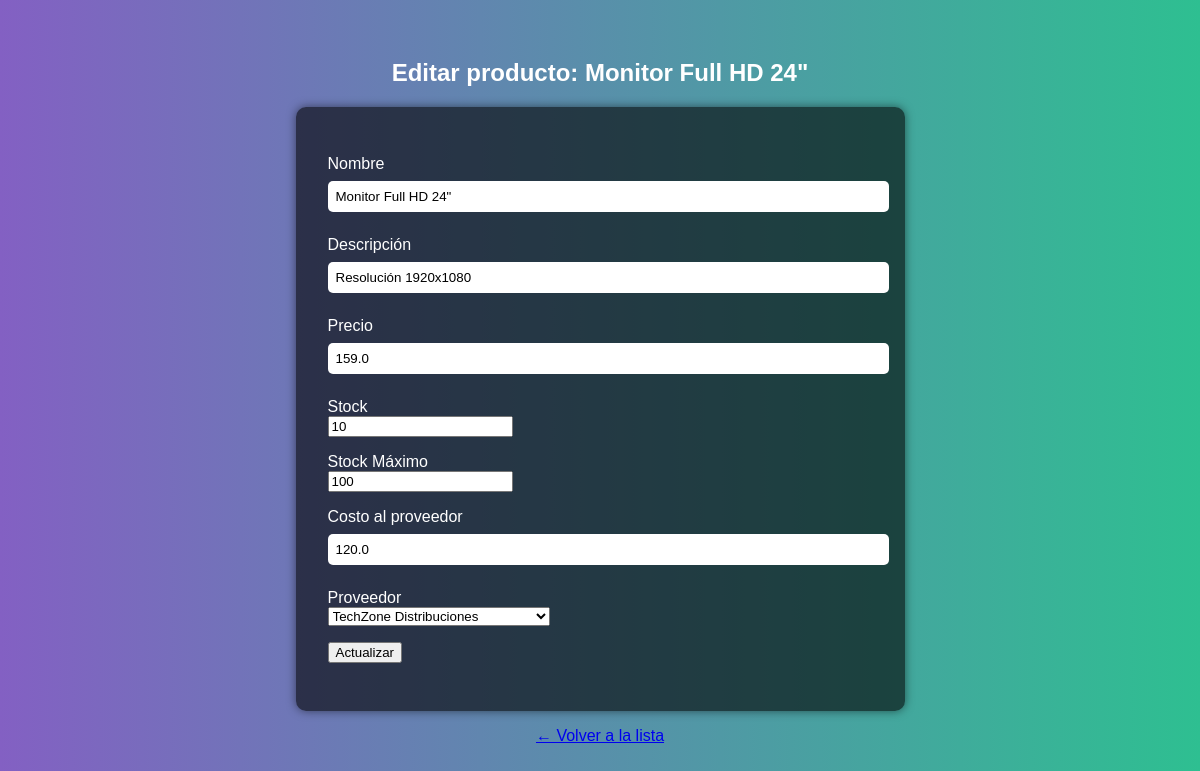
Page /editar_producto/2 (signed in) on the committed database.
### app/models.py (models this page shows, shortened)
class Producto(db.Model):
    id = db.Column(db.Integer, primary_key=True)
    nombre = db.Column(db.String(100), nullable=False)
    descripcion = db.Column(db.String(200))
    precio = db.Column(db.Float, nullable=False)             # Precio de venta
    costo_proveedor = db.Column(db.Float, nullable=False)    # Costo del proveedor
    stock = db.Column(db.Integer, nullable=False)
    stock_maximo = db.Column(db.Integer, nullable=False)     # Umbral para alertas de reposicion
    proveedor_id = db.Column(db.Integer, db.ForeignKey('proveedor.id'), nullable=False)    # Relacion con proveedor
    ventas = db.relationship('Venta', backref='producto', lazy=True)      # Relacion con ventas del producto

### app/routes.py (the view, shortened to what this page needs)
@main.route('/editar_producto/<int:id>', methods=['GET', 'POST'])
@login_required
def editar_producto(id):
    if current_user.role != 'admin':
        flash('Acceso denegado')
        return redirect(url_for('main.dashboard'))
    producto = Producto.query.get_or_404(id)
    form = ProductoForm(obj=producto)  # Rellena el formulario con los datos existentes
    form.proveedor_id.choices = [(p.id, p.nombre) for p in Proveedor.query.all()]
    return render_template('editar_producto.html', form=form, producto=producto)

### app/forms.py
class ProductoForm(FlaskForm):
    nombre = StringField('Nombre', validators=[DataRequired()])
    descripcion = StringField('Descripción')
    precio = FloatField('Precio', validators=[DataRequired()])
    costo_proveedor = FloatField('Costo al proveedor', validators=[DataRequired()])
    stock = IntegerField('Stock', validators=[DataRequired()])
    stock_maximo = IntegerField('Stock Máximo', validators=[DataRequired()])
    proveedor_id = SelectField('Proveedor', coerce=int, validators=[DataRequired()])
    submit = SubmitField('Registrar Producto')

### app/templates/editar_producto.html (shortened to what this page needs)
{% extends 'base.html' %}
{% block content %}
<h2>Editar producto: {{ producto.nombre }}</h2>
<form method="POST">
  <p>{{ form.nombre.label }}<br>{{ form.nombre(size=32) }}</p>
  <p>{{ form.descripcion.label }}<br>{{ form.descripcion(size=64) }}</p>
  <p>{{ form.precio.label }}<br>{{ form.precio(step="0.01") }}</p>
  <p>{{ form.stock.label }}<br>{{ form.stock() }}</p>
  <p>{{ form.stock_maximo.label }}<br>{{ form.stock_maximo() }}</p>
  {% if current_user.role == 'admin' %}
  <p>{{ form.costo_proveedor.label }}<br>{{ form.costo_proveedor(step="0.01") }}</p>
  {% endif %}
  <p>{{ form.proveedor_id.label }}<br>{{ form.proveedor_id() }}</p>
  <p>{{ form.submit(value='Actualizar') }}</p>
</form>
<p><a href="{{ url_for('main.listar_productos') }}">← Volver a la lista</a></p>
{% endblock %}

### app/static/styles.css (style rules this page uses)
body { margin: 0; padding: 0; font-family: 'Arial', sans-serif; background: linear-gradient(to right, #8360c3, #2ebf91); color: #fff; min-height: 100vh; display: flex; flex-direction: column; align-items: center; justify-content: center; }
form { background: rgba(0, 0, 0, 0.6); padding: 2rem; border-radius: 10px; box-shadow: 0 0 10px rgba(0,0,0,0.5); animation: fadeIn 1s ease-in-out; }
input[type="text"], input[type="password"] { width: 100%; padding: 0.5rem; margin: 0.5rem 0; border: none; border-radius: 5px; }

### rows in the picture
Producto: nombre "Monitor Full HD 24\"", descripcion "Resolución 1920x1080", precio "159.0", stock "10", stock_maximo "100", costo_proveedor "120.0", proveedor_id "TechZone Distribuciones"
